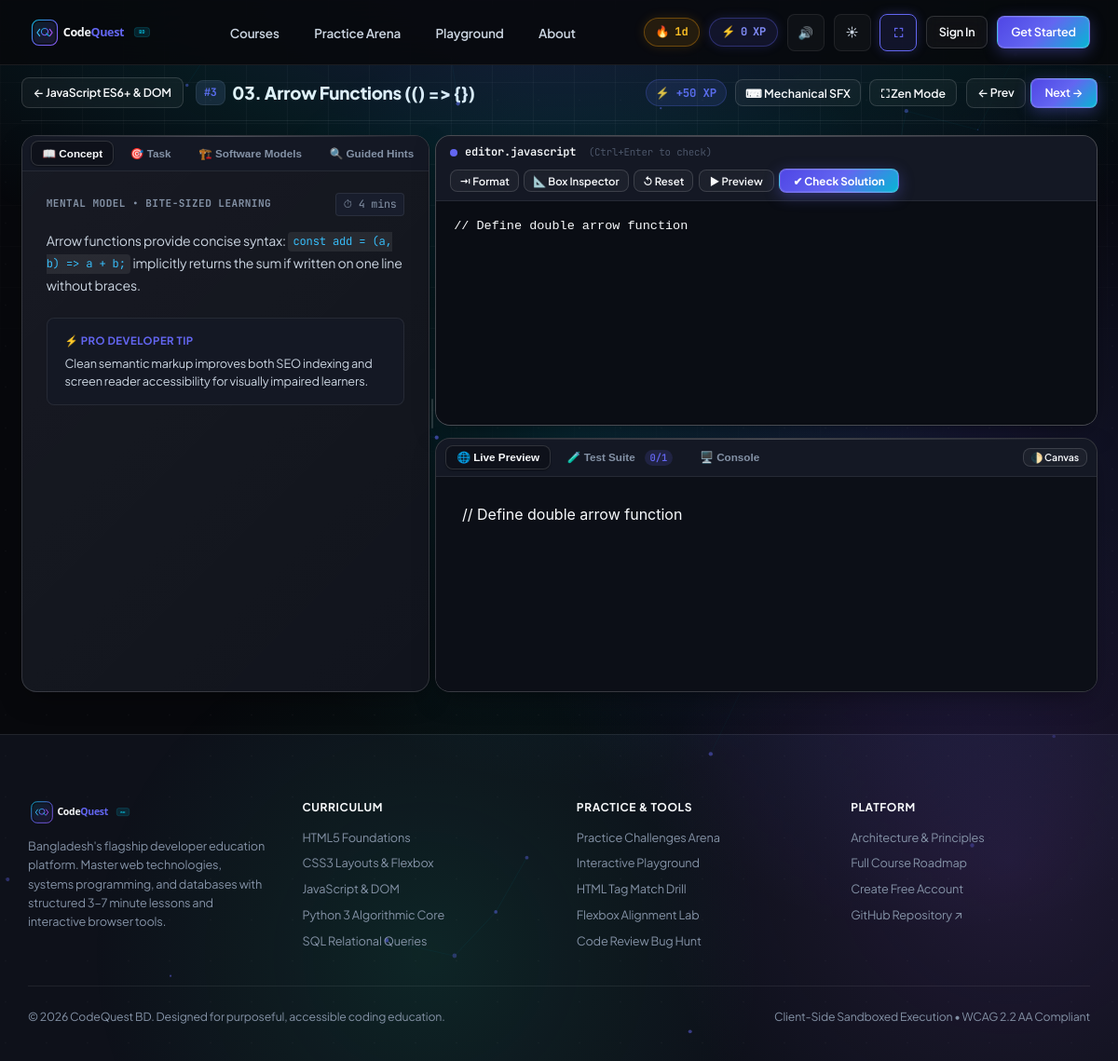
Page /learn/javascript-core/arrow-functions/ on the committed database.
### learn/models.py (models this page shows, shortened)
class Course(models.Model):
    language = models.ForeignKey(Language, on_delete=models.CASCADE, related_name="courses")
    title = models.CharField(max_length=160)
    slug = models.SlugField(max_length=160, unique=True)
    description = models.TextField()
    level = models.CharField(max_length=40, default="Beginner")
    order = models.PositiveIntegerField(default=0)
    xp_reward = models.PositiveIntegerField(default=200)
    class Meta:
        ordering = ["order", "id"]

class Lesson(models.Model):
    EXECUTION_TYPES = [
        ("IFRAME", "HTML/CSS/JS Live Preview (Sandboxed iframe)"),
        ("PYODIDE", "Python 3 Client-Side WASM (Pyodide)"),
        ("SQL", "SQL Browser Database (sql.js WASM)"),
        ("PREDICT", "Predict the Output (C, Java, PHP, Bash)"),
        ("QUIZ", "Fill-the-Blank & Multiple Choice"),
    ]
    course = models.ForeignKey(Course, on_delete=models.CASCADE, related_name="lessons")
    title = models.CharField(max_length=200)
    slug = models.SlugField(max_length=200)
    order = models.PositiveIntegerField(default=1)
    est_minutes = models.PositiveIntegerField(default=5, help_text="Bite-sized duration (3-7 min)")
    xp = models.PositiveIntegerField(default=50)
    execution_type = models.CharField(max_length=20, choices=EXECUTION_TYPES, default="IFRAME")
    body_md = models.TextField(help_text="Short markdown explanation (max ~150 words + diagram/example)")
    diagram_svg = models.TextField(blank=True, default="", help_text="Optional clean inline SVG diagram")
    task_prompt = models.TextField(help_text="Clear single task description")
    starter_code = models.TextField(help_text="Initial code placed in editor")
    solution = models.TextField(help_text="Working solution code")
    tests_json = models.JSONField(
        default=list,
        blank=True,
        help_text="List of test checks: [{'id': 'c1', 'desc': 'Has <h1> tag', 'type': 'dom_exists', 'query': 'h1'}]"
    )
    hints_json = models.JSONField(
        default=list,
        blank=True,
        help_text="Hint ladder: ['Hint 1: Check your syntax', 'Hint 2: Use display: flex']"
    )
    class Meta:
        ordering = ["course__order", "order", "id"]
        unique_together = ("course", "slug")

class Language(models.Model):
    name = models.CharField(max_length=80, unique=True)
    slug = models.SlugField(max_length=80, unique=True)
    short_code = models.CharField(max_length=16, default="CODE")
    category = models.CharField(max_length=80, default="Core Foundations")
    summary = models.CharField(max_length=240)
    icon_svg = models.TextField(blank=True, default="")
    order = models.PositiveIntegerField(default=0)
    is_active = models.BooleanField(default=True)
    class Meta:
        ordering = ["order", "name"]

### learn/views.py (the view)
# urls.py: path("learn/<slug:course_slug>/<slug:lesson_slug>/", views.lesson_detail, name="lesson_detail"),
def lesson_detail(request, course_slug, lesson_slug):
    course = get_object_or_404(Course.objects.select_related("language"), slug=course_slug)
    lesson = get_object_or_404(Lesson.objects.select_related("course"), course=course, slug=lesson_slug)
    all_lessons = list(course.lessons.all())
    curr_idx = -1
    for idx, l in enumerate(all_lessons):
        if l.id == lesson.id:
            curr_idx = idx
            break
    prev_lesson = all_lessons[curr_idx - 1] if curr_idx > 0 else None
    next_lesson = all_lessons[curr_idx + 1] if curr_idx < len(all_lessons) - 1 else None
    if request.user.is_authenticated:
        UserProgress.objects.get_or_create(
            user=request.user,
            lesson=lesson,
            defaults={"status": "IN_PROGRESS", "attempts": 1}
        )
    return render(
        request,
        "learn/lesson_detail.html",
        {
            "course": course,
            "lesson": lesson,
            "prev_lesson": prev_lesson,
            "next_lesson": next_lesson,
            "tests_json_str": json.dumps(lesson.tests_json or []),
            "hints_json_str": json.dumps(lesson.hints_json or []),
        },
    )

### learn/context_processors.py (called while the page is built, shortened)
def global_stats(request):
    xp = 0
    streak = 1
    completed_ids = []
    return {
        "ADMIN_URL": getattr(settings, "ADMIN_URL", "hidden-core-cms"),
        "user_xp": xp,
        "user_streak": streak,
        "completed_lesson_ids": completed_ids,
        "nav_languages": Language.objects.filter(is_active=True).prefetch_related("courses")[:6],
    }

### learn/templatetags/learn_extras.py (called while the page is built)
@register.filter(name="render_md")
def render_md(text):
    if not text:
        return ""
    if md_lib:
        try:
            html = md_lib.markdown(
                text,
                extensions=["fenced_code", "tables", "codehilite", "nl2br"],
            )
            return mark_safe(html)
        except Exception:
            pass
    return mark_safe(text)

### templates/learn/lesson_detail.html (shortened to what this page needs)
{% extends "base.html" %}
{% load static %}
{% load learn_extras %}
{% block extra_head %}
<link rel="stylesheet" href="https://cdnjs.cloudflare.com/ajax/libs/codemirror/5.65.16/codemirror.min.css" />
<link rel="stylesheet" href="https://cdnjs.cloudflare.com/ajax/libs/codemirror/5.65.16/theme/dracula.min.css" />
{% endblock %}
{% block content %}
<div class="cq-learning-shell">
  <div style="display: flex; flex-wrap: wrap; justify-content: space-between; align-items: center; gap: 1rem; margin-bottom: 1rem; padding-bottom: 0.85rem; border-bottom: 1px solid var(--border-subtle);">
    <div style="display: flex; align-items: center; gap: 0.85rem; flex-wrap: wrap;">
      <a href="{% url 'course_detail' course.slug %}" class="btn btn-ghost" style="padding: 0.4rem 0.8rem; font-size: 0.82rem;">
        &larr; {{ course.title }}
      </a>
      <div style="display: flex; align-items: center; gap: 0.5rem;">
        <span style="font-family: var(--font-mono); font-size: 0.78rem; font-weight: 700; background: var(--bg-panel); border: 1px solid var(--border-subtle); padding: 0.2rem 0.55rem; border-radius: var(--radius-sm); color: var(--accent);">
          #{{ lesson.order }}
        </span>
        <h1 style="font-size: 1.25rem; font-weight: 800; color: var(--text-primary); margin: 0; letter-spacing: -0.015em;">
          {{ lesson.title }}
        </h1>
      </div>
    </div>
    <div style="display: flex; align-items: center; gap: 0.65rem; flex-wrap: wrap;">
      <span style="font-size: 0.82rem; font-family: var(--font-mono); color: var(--accent); font-weight: 700; background: var(--accent-subtle); padding: 0.25rem 0.65rem; border-radius: 999px; border: 1px solid rgba(99, 102, 241, 0.25);">
        ⚡ +{{ lesson.xp }} XP
      </span>
      <button id="lessonAudioToggle" class="btn btn-ghost" style="padding: 0.35rem 0.65rem; font-size: 0.82rem;" title="Toggle Mechanical Keystroke Audio">
        ⌨ Mechanical SFX
      </button>
      <button id="zenModeBtn" class="btn btn-ghost" style="padding: 0.35rem 0.75rem; font-size: 0.82rem;" title="Toggle Distraction-Free Fullscreen Studio">
        ⛶ Zen Mode
      </button>
      <div style="display: flex; gap: 0.35rem;">
        {% if prev_lesson %}
        <a href="{% url 'lesson_detail' course.slug prev_lesson.slug %}" class="btn btn-ghost" style="padding: 0.35rem 0.75rem; font-size: 0.82rem;" title="Previous Lesson">
          &larr; Prev
        </a>
        {% endif %}
        {% if next_lesson %}
        <a href="{% url 'lesson_detail' course.slug next_lesson.slug %}" class="btn btn-primary" style="padding: 0.35rem 0.95rem; font-size: 0.82rem;" title="Next Lesson">
          Next &rarr;
        </a>
        {% endif %}
      </div>
    </div>
  </div>
  <div id="lessonStudioRoot" class="lesson-studio-root">
    <div id="workspaceContainer" class="zen-workspace-body" style="display: flex; gap: 0; align-items: stretch; position: relative;">
    <div id="panelInstructions" class="cq-card" style="flex: 0 0 38%; min-width: 320px; max-width: 60%; padding: 0; overflow: hidden; display: flex; flex-direction: column; max-height: calc(100vh - 120px);">
      <div class="study-tabs-nav">
        <button class="study-tab-btn active" data-study-tab="concept">
          📖 Concept
        </button>
        <button class="study-tab-btn" data-study-tab="task">
          🎯 Task
        </button>
        <button class="study-tab-btn" data-study-tab="models">
          🏗️ Software Models
        </button>
        <button class="study-tab-btn" data-study-tab="hints">
          🔍 Guided Hints
        </button>
      </div>
      <div style="padding: 1.5rem 1.75rem; overflow-y: auto; flex: 1;">
        <div id="studyTabConcept" class="study-tab-content">
          <div style="display: flex; align-items: center; justify-content: space-between; margin-bottom: 1rem;">
            <span style="font-size: 0.74rem; font-family: var(--font-mono); color: var(--text-muted); text-transform: uppercase; font-weight: 700; letter-spacing: 0.04em;">
              Mental Model &bull; Bite-Sized Learning
            </span>
            <span style="font-size: 0.78rem; color: var(--text-muted); font-family: var(--font-mono); background: var(--bg-panel); padding: 0.15rem 0.5rem; border-radius: 4px; border: 1px solid var(--border-subtle);">
              ⏱ {{ lesson.est_minutes }} mins
            </span>
          </div>
          <div class="prose" style="font-size: 0.94rem; line-height: 1.68; color: var(--text-primary); margin-bottom: 1.5rem;">
            {{ lesson.body_md|render_md }}
          </div>
          <div style="margin-top: 1.25rem; padding: 1rem 1.25rem; background: var(--bg-surface-elevated); border: 1px solid var(--border-subtle); border-radius: var(--radius-sm);">
            <div style="font-size: 0.76rem; font-weight: 700; color: var(--accent); text-transform: uppercase; letter-spacing: 0.04em; margin-bottom: 0.35rem;">
              ⚡ Pro Developer Tip
            </div>
            <div style="font-size: 0.85rem; color: var(--text-secondary); line-height: 1.5;">
              Clean semantic markup improves both SEO indexing and screen reader accessibility for visually impaired learners.
            </div>
          </div>
        </div>
      </div>
    </div>
    <div id="workspaceSplitter" class="cq-splitter-v" title="Drag to resize panels (Double-click to reset)"></div>
    <div id="panelEditorWrapper" style="flex: 1; min-width: 360px; display: flex; flex-direction: column; gap: 0.85rem;">
      <div id="panelCodeEditor" class="cq-card" style="padding: 0; overflow: hidden; display: flex; flex-direction: column; border: 1px solid var(--border-strong);">
        <div style="display: flex; flex-wrap: wrap; justify-content: space-between; align-items: center; padding: 0.55rem 1rem; background: var(--bg-surface-elevated); border-bottom: 1px solid var(--border-subtle); gap: 0.5rem;">
          <div style="display: flex; align-items: center; gap: 0.5rem; font-size: 0.8rem; font-family: var(--font-mono); color: var(--text-muted);">
            <span style="display: inline-block; width: 8px; height: 8px; border-radius: 50%; background: var(--accent);"></span>
            <span style="font-weight: 600; color: var(--text-primary);">editor.{{ course.language.slug|default:'html' }}</span>
            <span style="font-size: 0.72rem; color: var(--text-dim); margin-left: 0.4rem;">(Ctrl+Enter to check)</span>
          </div>
          <div style="display: flex; flex-wrap: wrap; gap: 0.35rem; align-items: center;">
            <button id="formatCodeBtn" class="btn btn-ghost" style="padding: 0.25rem 0.6rem; font-size: 0.76rem;" title="Auto-indent and format code">
              ⇥ Format
            </button>
            <button id="openBoxInspectorBtn" class="btn btn-ghost" style="padding: 0.25rem 0.6rem; font-size: 0.76rem;" title="Open Visual Box Model &amp; Flexbox Inspector">
              📐 Box Inspector
            </button>
            <button id="resetCodeBtn" class="btn btn-ghost" style="padding: 0.25rem 0.6rem; font-size: 0.76rem;" title="Reset Starter Code">
              ↺ Reset
            </button>
            <button id="runCodeBtn" class="btn btn-ghost" style="padding: 0.25rem 0.75rem; font-size: 0.76rem;" title="Run live sandboxed preview">
              ▶ Preview
            </button>
            <button id="checkSolutionBtn" class="btn btn-primary" style="padding: 0.3rem 0.95rem; font-size: 0.78rem; font-weight: 700;">
              ✔ Check Solution
            </button>
          </div>
        </div>
        <textarea id="codeEditor" class="code-editor" style="min-height: 240px; border: none; border-radius: 0; font-size: 0.9rem; outline: none; background: var(--bg-input); color: var(--text-primary); padding: 1.25rem;" spellcheck="false">{{ lesson.starter_code }}</textarea>
      </div>
      <div id="panelStudioDeck" class="cq-card" style="padding: 0; overflow: hidden; display: flex; flex-direction: column;">
        <div class="studio-tabs-nav" style="justify-content: space-between;">
          <div style="display: flex; align-items: center; gap: 0.35rem;">
            <button class="studio-tab-btn active" data-studio-tab="preview">
              🌐 Live Preview
            </button>
            <button class="studio-tab-btn" data-studio-tab="tests">
              🧪 Test Suite <span id="testBadgeCount" style="margin-left: 0.3rem; padding: 0.1rem 0.35rem; border-radius: 999px; background: rgba(99, 102, 241, 0.15); font-size: 0.7rem; font-family: var(--font-mono);">0/{{ lesson.tests_json|length|default:3 }}</span>
            </button>
            <button class="studio-tab-btn" data-studio-tab="console">
              🖥️ Console
            </button>
          </div>
          <div style="display: flex; align-items: center; gap: 0.65rem;">
            <button id="togglePreviewCanvasBtn" class="btn btn-ghost" style="padding: 0.15rem 0.5rem; font-size: 0.7rem; height: auto;" title="Switch Preview Canvas Dark/Light">
              🌓 Canvas
            </button>
          </div>
        </div>
        <div id="studioTabPreview" class="studio-tab-pane">
          <div id="iframeWrapper" style="width: 100%; transition: max-width 0.2s ease; margin: 0 auto;">
            <iframe id="previewIframe" sandbox="allow-scripts" style="width: 100%; height: 230px; border: none; background: var(--bg-input); display: block;"></iframe>
          </div>
        </div>
      </div>
    </div>
  </div>
  </div>
</div>
{% endblock %}

### rows in the picture
Course: title "JavaScript ES6+ & DOM", language.slug "javascript"
Lesson: order "3", title "03. Arrow Functions (() => {})", xp "50", est_minutes "4", body_md|render_md "Arrow functions provide concise syntax: const add = (a, b) => a + b; implicitly returns the sum if written on one line without braces.", starter_code "// Define double arrow function"

### other values in the picture
{{ user_streak }} "1"
{{ user_xp }} "0"
